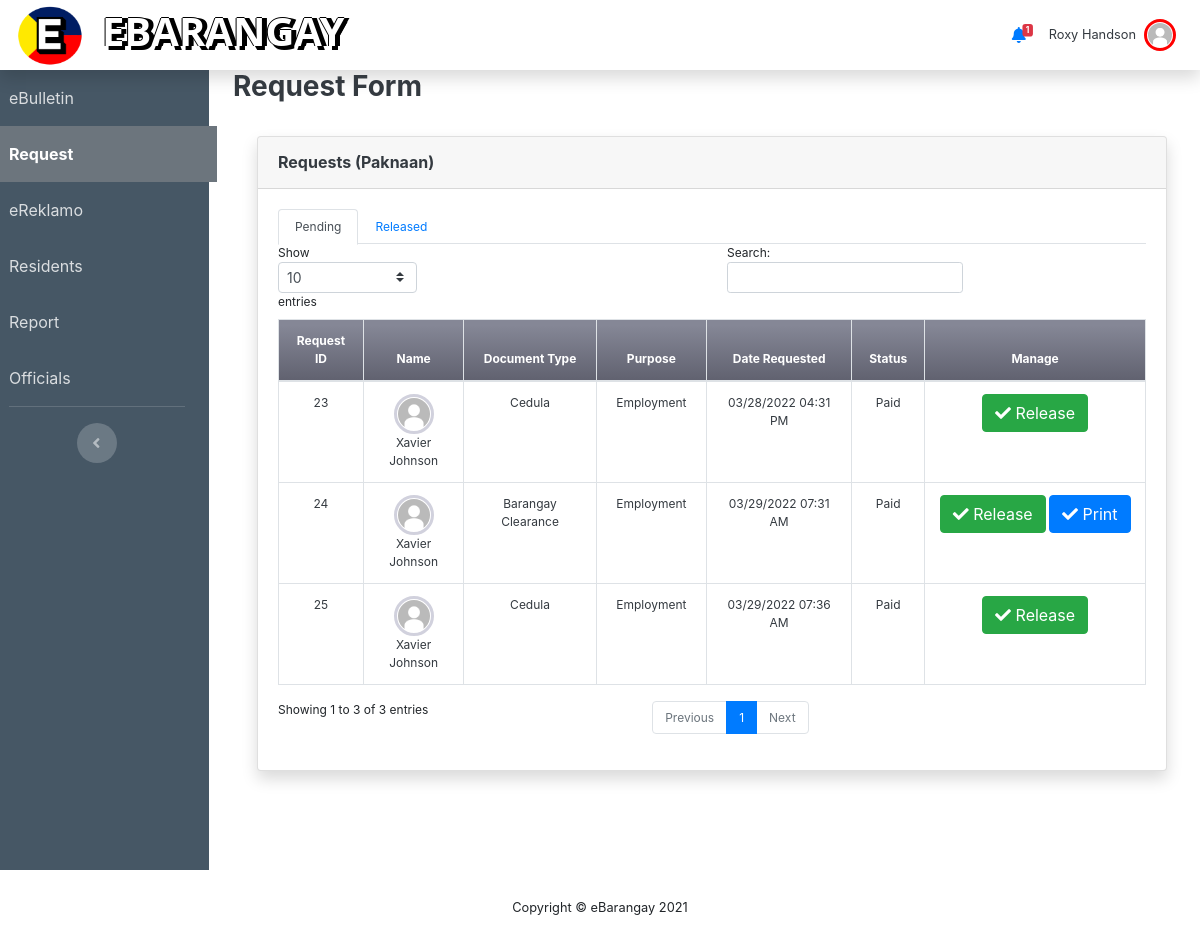
The app's page /request.php (signed in) with its own data.
### tables this page shows
CREATE TABLE `request` (
  `RequestID` int NOT NULL,
  `documentType` varchar(120) NOT NULL,
  `purpose` varchar(120) NOT NULL,
  `requestedOn` datetime DEFAULT CURRENT_TIMESTAMP,
  `approvedOn` datetime DEFAULT NULL,
  `approvedBy` varchar(120) DEFAULT NULL,
  `amount` int DEFAULT NULL,
  `status` varchar(120) DEFAULT 'Pending',
  `userBarangay` varchar(50) DEFAULT NULL,
  `userPurok` varchar(50) DEFAULT NULL,
  `paymentMode` varchar(50) DEFAULT NULL,
  `userType` varchar(50) DEFAULT NULL,
  `UsersID` int DEFAULT NULL,
  `requesturl` varchar(255) DEFAULT 'None'
);

CREATE TABLE `users` (
  `UsersID` int NOT NULL,
  `Firstname` varchar(50) NOT NULL,
  `Middlename` varchar(50) DEFAULT NULL,
  `Lastname` varchar(50) NOT NULL,
  `dateofbirth` varchar(50) NOT NULL,
  `civilStat` varchar(50) NOT NULL,
  `emailAdd` varchar(50) NOT NULL,
  `username` varchar(50) NOT NULL,
  `usersPwd` varchar(255) DEFAULT NULL,
  `userGender` varchar(50) DEFAULT NULL,
  `userType` varchar(50) DEFAULT NULL,
  `profile_pic` varchar(129) DEFAULT NULL,
  `userBarangay` varchar(50) DEFAULT NULL,
  `userPurok` varchar(50) DEFAULT NULL,
  `phoneNum` varchar(20) DEFAULT NULL,
  `teleNum` varchar(20) DEFAULT NULL,
  `VerifyStatus` varchar(20) NOT NULL DEFAULT 'Pending',
  `userCity` varchar(30) NOT NULL DEFAULT 'None',
  `Status` varchar(20) NOT NULL DEFAULT 'Active',
  `isRenting` varchar(20) DEFAULT 'False',
  `landlordName` varchar(50) DEFAULT 'None',
  `landlordContact` varchar(50) DEFAULT 'NONE',
  `barangayPos` varchar(50) DEFAULT 'None',
  `userAddress` varchar(50) DEFAULT NULL,
  `userHouseNum` varchar(50) DEFAULT NULL
);

### request.php (the view, shortened to what this page needs)
<?php include 'header.php'; ?>
    <div class="col d-flex flex-column px-4">
        <div class="d-sm-flex align-items-center justify-content-between">
            <h3 class="font-weight-bold text-dark">Request Form</h3>
        </div>
        <?php if($_SESSION["userType"] === "Resident"):
            if($_SESSION['VerifyStatus'] == "Pending" || $_SESSION['VerifyStatus'] == "Unverified"):
        ?>
            <div class='alert alert-danger' role='alert' style="text-align: center">
                You're still unverified!
            </div>
        <?php else: ?>
        <div class="row">
            <div class="col-md">
                <div class="container-fluid">
                <div class="shadow p-4 border border-4" style="border-color: #3c4a56;">
                        <section>
                            <strong>Request Document</strong>
                            <div class="row p-2">
                                <div class="col-lg-6 m-1">
                                    <label>Choose document:</label>
                                    <select name="document" id="document" class="form-control w-75 form-control-md form-select" onChange="changecat(this.value);" required>
                                        <option value="" hidden selected>Select</option>
                                        <option value="Cedula">Cedula</option>
                                        <option value="Barangay Clearance">Barangay Clearance</option>
                                        <option value="Indigency Clearance">Indigency Clearance</option>
                                    </select>
                                </div>
                                <div class="col-lg-5 m-1">
                                    <label>Purpose:</label>
                                    <select name="purpose" id="purpose" class="form-control w-75 form-control-md form-select" required>
                                        <option value="" hidden selected>Select</option>
                                    </select>
                                </div>
                                <div class="col-lg-5 m-1">
                                    <label>Mode of Payment</label>
                                    <select name="modeofPayment" id="modeofPayment" class="form-control w-75 form-control-md form-select" required>
                                        <option value="Cash on Claim" selected>Cash on Claim</option>
                                    </select>
                                </div>
                            </div>
                            <?php
                                if(isset($_GET["error"])){
                                    if($_GET["error"] == "none"){
                                        echo "<div class='alert alert-success' role='alert'>
                                        Your request has been submitted! You can check the status of your
                                        request on your profile.
                                        </div>";
                                    }
                                    if($_GET["error"] == "pendingReq"){
                                        echo "<div class='alert alert-danger' role='alert'>
                                        Your request has been denied! You still have a pending document
                                        in queue.
                                        </div>";
                                    }
                                }
                            ?>
                        </section>
                        <br>
                        <!-- <div class="m-3 p-3 text-right">
                            <button name="submit" class="btn btn-primary border" type="submit">Continue</button>
                        </div> -->
                        <div class="m-3 p-3 text-right">
                            <button class="btn btn-primary border continue" data-id="<?php echo $_SESSION['UsersID']; ?>" >Continue</button>
                        </div>
                </div>
                </div>
            </div>
        </div>
        <?php endif; ?>
    </div>
    <?php elseif($_SESSION["userType"] == "Secretary"): ?>
        <div class="card shadow mb-4 m-4">
            <div class="card-header py-3 d-flex justify-content-between">
                    <h6 class="m-0 font-weight-bold text-dark">Requests (<?php echo $_SESSION['userBarangay'] ?>)</h6>
            </div>
            <div class="card-body" style="font-size: 75%">
                <ul class="nav nav-tabs" id="myTab" role="tablist">
                    <li class="nav-item">
                        <a class="nav-link active" id="release-tab" data-toggle="tab" href="#release" role="tab" aria-controls="home" aria-selected="true">Pending</a>
                    </li>
                    <li class="nav-item">
                        <a class="nav-link" id="released-tab" data-toggle="tab" href="#released" role="tab" aria-controls="profile" aria-selected="false">Released</a>
                    </li>
                </ul>
                <div class="tab-content" id="myTabContent">
                    <div class="tab-pane fade show active" id="release" role="tabpanel" aria-labelledby="release-tab">
                        <div class="table-responsive">
                            <table class="table table-bordered text-center text-dark"
                                id="dataTable" width="100%" cellspacing="0" cellpadding="0">
                                <thead >
                                    <tr class="bg-gradient-secondary text-white">
                                        <th>Request ID</th>
                                        <th scope="col">Name</th>
                                        <th scope="col">Document Type</th>
                                        <th scope="col">Purpose</th>
                                        <th scope="col">Date Requested</th>
                                        <th scope="col">Status</th>
                                        <th scope="col">Manage</th>
                                    </tr>
                                </thead>
                                <tbody>
                                    <?php
                                        $requests = $conn->query("SELECT request.*, concat(users.Firstname, ' ', users.Lastname) as name,
                                        DATE_FORMAT(requestedOn, '%m/%d/%Y %h:%i %p') as requestedDate,
                                        DATE_FORMAT(approvedOn, '%m/%d/%Y %h:%i %p') as approvedDate, users.userType,
                                        users.profile_pic
                                        FROM request
                                        INNER JOIN users
                                        ON request.UsersID=users.UsersID
                                        WHERE request.status='Paid'
                                        AND request.userPurok='{$_SESSION['userPurok']}'
                                        AND request.userBarangay='{$_SESSION['userBarangay']}'
                                        AND request.userType='{$_SESSION['userType']}'");
                                        while($row=$requests->fetch_assoc()):
                                    ?>
                                    <tr>
                                        <td><?php echo $row['RequestID'] ?></td>
                                        <td>
                                            <img class="img-profile rounded-circle <?php
                                                if($row["userType"] == "Resident"){
                                                    echo "img-res-profile";
                                                }
                                                elseif($row["userType"] == "Purok Leader"){
                                                    echo "img-purokldr-profile";
                                                }
                                                elseif($row["userType"] == "Captain"){
                                                    echo "img-capt-profile";
                                                }
                                                elseif($row["userType"] == "Secretary"){
                                                    echo "img-sec-profile";
                                                }
                                                elseif($row["userType"] == "Treasurer"){
                                                    echo "img-treas-profile";
                                                }
                                                elseif($row["userType"] == "Admin"){
                                                    echo "img-admin-profile";
                                                }
                                            ?>" src="img/<?php echo $row["profile_pic"] ?>" width="40" height="40"/>
                                            <br>
                                            <?php echo $row["name"] ?>
                                        </td>
                                        <td><?php echo $row["documentType"] ?></td>
                                        <td><?php echo $row["purpose"] ?></td>
                                        <td><?php echo $row["requestedDate"] ?></td>
                                        <td><?php if($row["status"] != NULL){echo $row["status"];} else{echo "Pending";} ?></td>
                                        <td>
                                            <button class="btn btn-success releaseFunc" id="releaseFunc" data-id="<?php echo $row["RequestID"] ?>"><i class="fas fa-check"></i> Release</button>
                                            <?php if($row['documentType'] == 'Barangay Clearance'): ?>
                                            <button class="btn btn-primary" id="print" data-id="<?php echo $row['RequestID'] ?>"><i class="fas fa-check"></i> Print</button>
                                            <?php endif; ?>
                                        </td>
                                    </tr>
                                    <?php endwhile; ?>
                                </tbody>
                            </table>
                        </div>
                    </div>
                </div>
            </div>
        </div>
    </div>
    <?php endif; ?>
</div>
</div>
    <?php include 'footer.php'; ?>

### records on screen
request: RequestID "23", UsersID.profile_pic (picture), name "Xavier Johnson", documentType "Cedula", purpose "Employment", requestedDate "03/28/2022 04:31 PM", status "Paid"
request: RequestID "24", UsersID.profile_pic (picture), name "Xavier Johnson", documentType "Barangay Clearance", purpose "Employment", requestedDate "03/29/2022 07:31 AM", status "Paid"
request: RequestID "25", UsersID.profile_pic (picture), name "Xavier Johnson", documentType "Cedula", purpose "Employment", requestedDate "03/29/2022 07:36 AM", status "Paid"

### other values on screen
$row_cnt "1"
$name "Roxy Handson"
$_SESSION['userBarangay'] "Paknaan"
